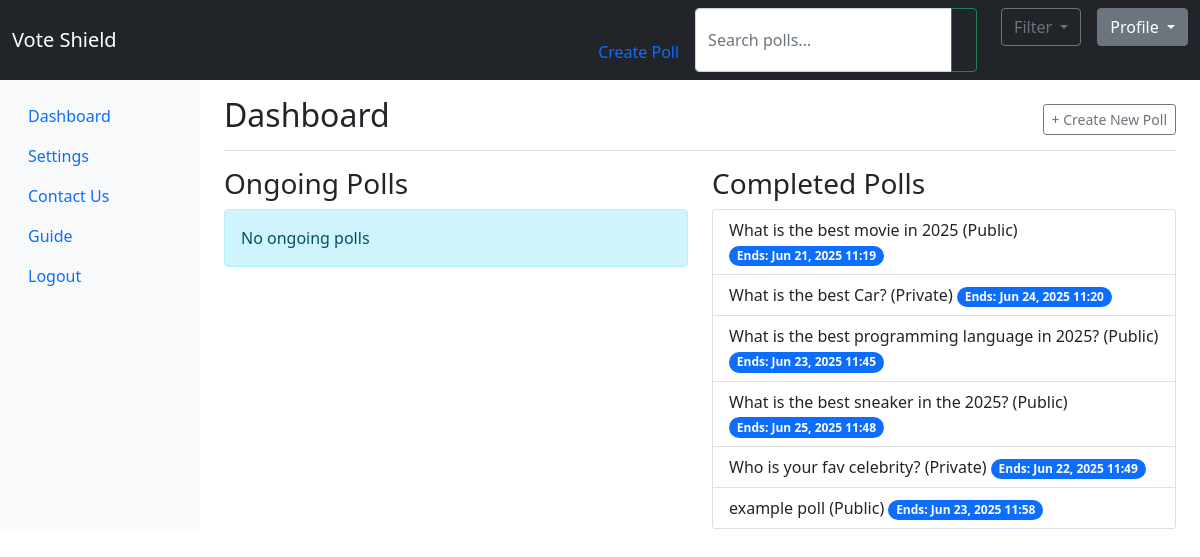
The app's page /dashboard/ (signed in), older data.
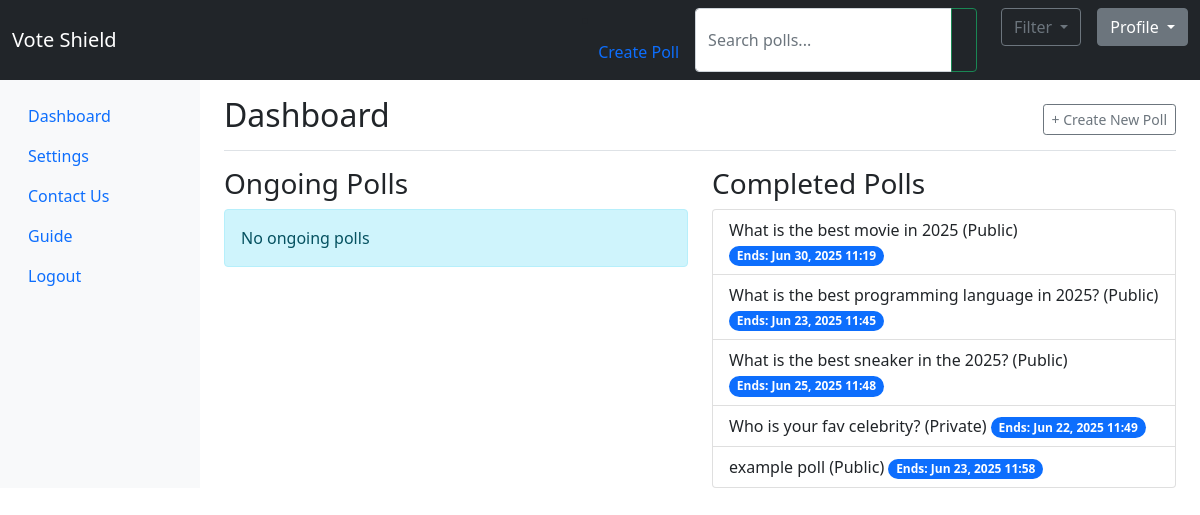
The same page, newer data.
### accounts/models.py (models this page shows, shortened)
class Poll(models.Model):
    POLL_TYPES = (
        ('public', 'Public'),
        ('private', 'Private'),
    )
    admin = models.ForeignKey(Admin, on_delete=models.CASCADE)
    name = models.CharField(max_length=255)
    start_date = models.DateTimeField(default=timezone.now)
    end_date = models.DateTimeField(default=timezone.now)
    poll_type = models.CharField(max_length=10, choices=POLL_TYPES)
    description = models.TextField(blank=True, null=True) #Update the Poll model for search bar

### accounts/views.py (the view)
# urls.py: path('dashboard/', views.admin_dashboard, name='admin_dashboard'),
def admin_dashboard(request):
    admin_id = request.session.get('admin_id')
    if not admin_id:
        return redirect('admin_login')
    admin = get_object_or_404(Admin, id=admin_id)
    now = timezone.now()
    polls = Poll.objects.filter(admin=admin)
    ongoing_polls = polls.filter(end_date__gt=now)
    completed_polls = polls.filter(end_date__lte=now)
    return render(request, 'accounts/dashboard.html', {
        'admin': admin,
        'ongoing_polls': ongoing_polls,
        'completed_polls': completed_polls
    })

### accounts/templates/accounts/dashboard.html
{% extends 'accounts/base.html' %}
{% block content %}
<div class="d-flex justify-content-between flex-wrap flex-md-nowrap align-items-center pt-3 pb-2 mb-3 border-bottom">
    <h1 class="h2">Dashboard</h1>
    <div class="btn-toolbar mb-2 mb-md-0">
        <a href="{% url 'create_poll' %}" class="btn btn-sm btn-outline-secondary">
            + Create New Poll
        </a>
    </div>
</div>
<div class="row">
    <div class="col-md-6">
        <h3>Ongoing Polls</h3>
        <div class="list-group">
            {% for poll in ongoing_polls %}
            <a href="{% url 'poll_details' poll.id %}" class="list-group-item list-group-item-action">
                {{ poll.name }} ({{ poll.poll_type|title }})
                 <span class="badge bg-primary rounded-pill">Ends: {{ poll.end_date|date:"M d, Y H:i" }}</span>
            </a>
            {% empty %}
            <div class="alert alert-info">No ongoing polls</div>
            {% endfor %}
        </div>
    </div>
    <div class="col-md-6">
        <h3>Completed Polls</h3>
        <div class="list-group">
            {% for poll in completed_polls %}
            <a href="{% url 'poll_details' poll.id %}" class="list-group-item list-group-item-action">
                {{ poll.name }} ({{ poll.poll_type|title }})
                 <span class="badge bg-primary rounded-pill">Ends: {{ poll.end_date|date:"M d, Y H:i" }}</span>
            </a>
            {% empty %}
            <div class="alert alert-info">No completed polls</div>
            {% endfor %}
        </div>
    </div>
</div>
{% endblock %}

Row changes from the older to the newer data that the page shows:
removed Poll: name "What is the best Car?", poll_type "Private", end_date "Jun 24, 2025 11:20"
changed Poll: end_date "Jun 21, 2025 11:19" → "Jun 30, 2025 11:19"
